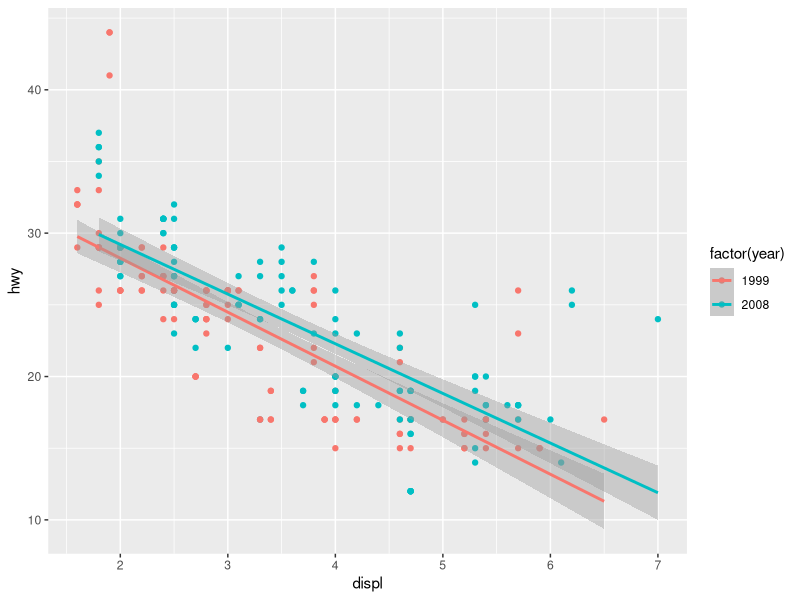
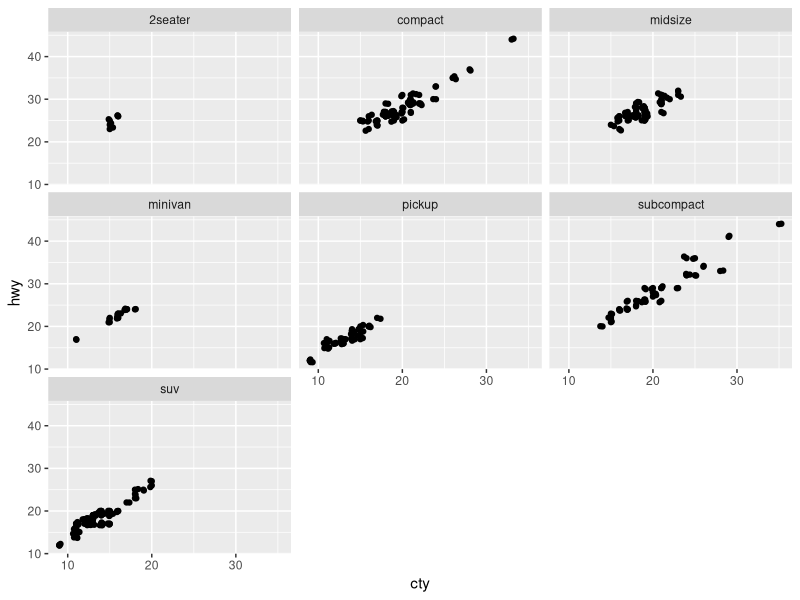

Recreate these plots in R, in order.
library(ggplot2)
library(ggthemes)
mpg
?mpg


ggplot(mpg, aes(displ, hwy, color = factor(year))) + geom_point() + geom_smooth(method = "lm")

ggplot(mpg, aes(cty, hwy)) + geom_point() + facet_wrap(~class) + geom_jitter()

                                          